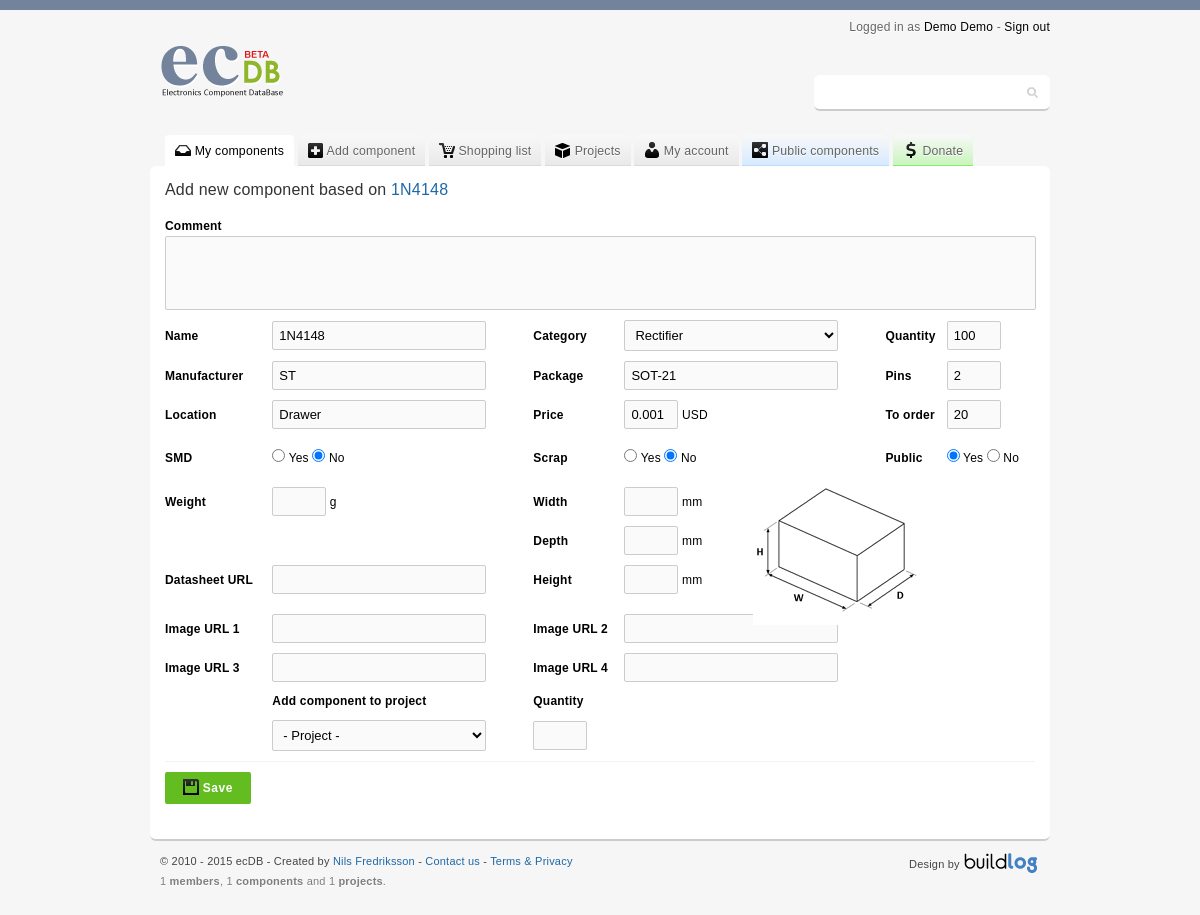
Page /add_based.php?based=1 (signed in) on the committed database.
### tables this page shows
CREATE TABLE IF NOT EXISTS `members` (
  `member_id` int(11) NOT NULL AUTO_INCREMENT,
  `firstname` varchar(32) NOT NULL,
  `lastname` varchar(32) NOT NULL,
  `login` varchar(32) NOT NULL,
  `mail` varchar(32) NOT NULL,
  `passwd` varchar(32) NOT NULL,
  `admin` int(11) NOT NULL DEFAULT '0',
  `measurement` int(11) NOT NULL DEFAULT '1',
  `currency` varchar(3) NOT NULL DEFAULT 'USD',
  `reg_date` timestamp NOT NULL DEFAULT CURRENT_TIMESTAMP,
  PRIMARY KEY (`member_id`)
);

CREATE TABLE IF NOT EXISTS `data` (
  `id` int(11) NOT NULL AUTO_INCREMENT,
  `owner` int(11) NOT NULL,
  `name` varchar(64) NOT NULL,
  `manufacturer` varchar(64) NOT NULL,
  `package` varchar(64) NOT NULL,
  `pins` varchar(11) NOT NULL,
  `smd` varchar(3) NOT NULL DEFAULT 'No',
  `quantity` varchar(11) NOT NULL,
  `order_quantity` varchar(11) NOT NULL,
  `location` varchar(32) NOT NULL,
  `scrap` varchar(3) NOT NULL DEFAULT 'No',
  `width` varchar(11) DEFAULT NULL,
  `height` varchar(11) DEFAULT NULL,
  `depth` varchar(11) DEFAULT NULL,
  `weight` varchar(11) DEFAULT NULL,
  `datasheet` varchar(256) NOT NULL,
  `comment` text NOT NULL,
  `category` varchar(11) NOT NULL,
  `public` varchar(3) NOT NULL DEFAULT 'No',
  `url1` varchar(256) NOT NULL,
  `url2` varchar(256) NOT NULL,
  `url3` varchar(256) NOT NULL,
  `url4` varchar(256) NOT NULL,
  `price` varchar(11) NOT NULL,
  KEY `Id` (`id`),
  KEY `owner` (`owner`)
);

### add_based.php (the view, shortened to what this page needs)
<?php
	$owner 	= 	$_SESSION['SESS_MEMBER_ID'];
	$id 	= 	(int)$_GET['based'];
	$GetDataComponent = mysql_query("SELECT * FROM data WHERE id = ".$id." AND owner = ".$owner."");
	$executesql = mysql_fetch_assoc($GetDataComponent);
	$GetPersonal = mysql_query("SELECT currency, measurement FROM members WHERE member_id = ".$owner."");
	$personal = mysql_fetch_assoc($GetPersonal);
	$sub_cat_id = $executesql['category'];
	$GetSubCatName = mysql_query("SELECT * FROM category_sub WHERE id = ".$sub_cat_id."");
	$executesql_sub_catname = mysql_fetch_assoc($GetSubCatName);
?>
<!DOCTYPE html PUBLIC "-//W3C//DTD XHTML 1.0 Transitional//EN" "http://www.w3.org/TR/xhtml1/DTD/xhtml1-transitional.dtd">
<html xmlns="http://www.w3.org/1999/xhtml" xml:lang="sv" lang="sv">
	<head>
		<link rel="stylesheet" type="text/css" href="include/style.css" media="screen"/>
	</head>
	<body>
		<div id="wrapper">
				<?php include 'include/header.php'; ?>
				<?php include 'include/menu.php'; ?>
			<div id="content">
				<h1>Add new component based on <a href="component.php?view=<?php echo $executesql['id']; ?>"><?php echo $executesql['name']; ?></a></h1>
				<form class="globalForms noPadding" action="" method="post">
					<div class="textBoxInput">
						<label class="keyWord boldText">Comment</label>
						<div class="text">
							<textarea name="comment" rows="4"><?php echo $executesql['comment']; ?></textarea>
						</div>
					</div>
					<table class="globalTables leftAlign noHover" cellpadding="0" cellspacing="0">
						<tbody>
							<tr>
								<td class="boldText">
									Name
								</td>
								<td>
									<input name="name" class="medium" type="text" value="<?php echo $executesql['name']; ?>" id="name" />
								</td>
								<td class="boldText">
									Category
								</td>
								<td>
									<select name="category">
										<?php
											$HeadCategoryNameQuery = "SELECT * FROM category_head ORDER by name ASC";
											$sql_exec_headcat = mysql_Query($HeadCategoryNameQuery);
											while ($HeadCategory = mysql_fetch_array($sql_exec_headcat)) {
												$subcatfrom = $HeadCategory['id'] * 100;
												$subcatto = $subcatfrom + 99;
												$SubCategoryNameQuery = "SELECT * FROM category_sub WHERE id BETWEEN ".$subcatfrom." AND ".$subcatto." ORDER by name ASC";
												$sql_exec_subcat = mysql_Query($SubCategoryNameQuery);
												while ($SubCategory = mysql_fetch_array($sql_exec_subcat)) {
													echo '<option value="';
													echo $SubCategory['id'];
													echo '"';
														if ($executesql_sub_catname['id'] == $SubCategory['id']) {
															echo ' selected';
														}
													echo '>';
													echo $SubCategory['name'];
													echo '</option>';
												}
											}
										?>
									</select>
								</td>
								<td class="boldText">
									Quantity
								</td>
								<td>
									<input name="quantity" type="text" class="small" value="<?php echo $executesql['quantity']; ?>" id="quantity" />
								</td>
							</tr>
							<tr>
								<td class="boldText">
									Manufacturer
								</td>
								<td>
									<input name="manufacturer" class="medium" type="text" value="<?php echo $executesql['manufacturer']; ?>" />
								</td>
								<td class="boldText">
									Package
								</td>
								<td>
									<input name="package" class="medium" type="text" value="<?php echo $executesql['package']; ?>" />
								</td>
								<td class="boldText">
									Pins
								</td>
								<td>
									<input name="pins" type="text" class="small" value="<?php echo $executesql['pins']; ?>" />
								</td>
							</tr>
							<tr>
								<td class="boldText">
									Location
								</td>
								<td>
									<input name="location" type="text" class="medium" value="<?php echo $executesql['location']; ?>" id="location" />
								</td>
								<td class="boldText">
									Price
								</td>
								<td>
									<input name="price" type="text" class="small" value="<?php echo $executesql['price']; ?>" id="price" /> <?php echo $personal['currency']; ?>
								</td>
								<td class="boldText">
									To order
								</td>
								<td>
									<input name="orderquant" type="text" class="small" value="<?php echo $executesql['order_quantity']; ?>" id="orderquant" />
								</td>
							</tr>
							<tr>
								<td></td>
								<td></td>
								<td></td>
								<td></td>
								<td></td>
								<td></td>
							</tr>
							<tr>
								<td class="boldText">
									SMD
								</td>
								<td>
									<?php
										if($executesql['smd'] == 'Yes'){
											echo '<input type="radio" name="smd" value="Yes" checked="checked" /> Yes ';
											echo '<input type="radio" name="smd" value="No" /> No';
										}
										else{
											echo '<input type="radio" name="smd" value="Yes" /> Yes ';
											echo '<input type="radio" name="smd" value="No" checked="checked" /> No';
										}
									?>
								</td>
								<td class="boldText">
									Scrap
								</td>
								<td>
									<?php
										if($executesql['scrap'] == 'Yes'){
											echo '<input type="radio" name="scrap" value="Yes" checked="checked" /> Yes ';
											echo '<input type="radio" name="scrap" value="No" /> No';
										}
										else{
											echo '<input type="radio" name="scrap" value="Yes" /> Yes ';
											echo '<input type="radio" name="scrap" value="No" checked="checked" /> No';
										}
									?>
								</td>
								<td class="boldText">
									Public
								</td>
								<td>
									<?php
										if($executesql['public'] == 'Yes'){
											echo '<input type="radio" name="public" value="Yes" checked="checked" /> Yes ';
											echo '<input type="radio" name="public" value="No" /> No';
										}
										else{
											echo '<input type="radio" name="public" value="Yes" /> Yes ';
											echo '<input type="radio" name="public" value="No" checked="checked" /> No';
										}
									?>
								</td>
							</tr>
							<tr>
								<td></td>
								<td></td>
								<td></td>
								<td></td>
								<td></td>
								<td></td>
							</tr>
							<tr>
								<td class="boldText">
									Weight
								</td>
								<td>
									<input name="weight" type="text" class="small" value="<?php echo $executesql['weight']; ?>" /> <?php if($personal['measurement'] == 1){echo 'g';} else {echo 'g'; } ?>
								</td>
								<td class="boldText">
									Width
								</td>
								<td>
									<input name="width" type="text" class="small" value="<?php echo $executesql['width']; ?>" /> <?php if($personal['measurement'] == 1){echo 'mm';} else {echo 'in'; } ?>
								</td>
								<td></td>
							</tr>
							<tr>
								<td></td>
								<td></td>
								<td class="boldText">
									Depth
								</td>
								<td>
									<input name="depth" type="text" class="small" value="<?php echo $executesql['depth']; ?>" /> <?php if($personal['measurement'] == 1){echo 'mm';} else {echo 'in'; } ?>
								</td>
								<td><img class="packageImage" border="0" src="img/boxSize.png"/></td>
								<td></td>
							</tr>
							<tr>
								<td class="boldText">
									Datasheet URL
								</td>
								<td>
									<input name="datasheet" type="text" class="medium" value="<?php echo $executesql['datasheet']; ?>" />
								</td>
								<td class="boldText">
									Height
								</td>
								<td>
									<input name="height" type="text" class="small" value="<?php echo $executesql['height']; ?>" /> <?php if($personal['measurement'] == 1){echo 'mm';} else {echo 'in'; } ?>
								</td>
								<td></td>
								<td></td>
							</tr>
							<tr>
								<td></td>
								<td></td>
								<td></td>
								<td></td>
								<td></td>
								<td></td>
							</tr>
							<tr>
								<td class="boldText">
									Image URL 1
								</td>
								<td>
									<input name="url1" type="text" class="medium" value="<?php echo $executesql['url1']; ?>" />
								</td>
								<td class="boldText">
									Image URL 2
								</td>
								<td>
									<input name="url2" type="text" class="medium" value="<?php echo $executesql['url2']; ?>"  />
								</td>
								<td>
								</td>
								<td>
								</td>
							</tr>
							<tr>
								<td class="boldText">
									Image URL 3
								</td>
								<td>
									<input name="url3" type="text" class="medium" value="<?php echo $executesql['url3']; ?>" />
								</td>
								<td class="boldText">
									Image URL 4
								</td>
								<td>
									<input name="url4" type="text" class="medium" value="<?php echo $executesql['url4']; ?>" />
								</td>
								<td>
								</td>
								<td>
								</td>
							</tr>
							<tr>
								<td></td>
								<td  class="boldText">
									Add component to project
								</td>
								<td  class="boldText">
									Quantity
								</td>
								<td></td>
								<td></td>
								<td></td>
							</tr>
							<tr>
								<td></td>
								<td>
									<select name="project">
										<?php
											include('include/include_component_add_project.php');
										?>
									</select>
								</td>
								<td>
									<input name="projquant" type="text" class="small" value="<?php if(isset($_POST['submit'])) { echo $_POST['projquant']; } ?>" />
								</td>
								<td></td>
								<td></td>
								<td></td>
							</tr>
						</tbody>
					</table>
					<div class="buttons">
						<div class="input">
							<button class="button green" name="submit" type="submit"><span class="icon medium save"></span> Save</button>
						</div>
					</div>
				</form>
			</div>
				<?php include 'include/footer.php'; ?>
		</div>
	</body>
</html>

### include/header.php (shortened to what this page needs)
<div id="header">
	<div class="logoWrapper">
		<a href ="."><span class="logoImage"></span></a>
	</div>
	<span class="userInfo">
		Logged in as <a href="my.php">
		<?php
			$owner = $_SESSION['SESS_MEMBER_ID'];
			$GetName = mysql_query("SELECT firstname, lastname FROM members WHERE member_id = ".$owner."");
			$headername = mysql_fetch_assoc($GetName);
			if(isset($_POST['submit']) && $_SERVER["REQUEST_URI"] == '/ecdb/my.php') { echo $_POST['firstname']; } else { echo $headername['firstname']; }
			if(isset($_POST['submit']) && $_SERVER["REQUEST_URI"] == '/ecdb/my.php') { echo $_POST['lastname']; } else { echo $headername['lastname']; }
		?>
		</a> - <a href="logout.php"> Sign out</a>
	</span>
	<div class="searchContent">
		<form class="search" action="search.php" method="get">
			<input type="text" name="q" autofocus/>
		</form>
	</div>
</div>

### include/style.css (style rules this page uses)
form textarea, form input, form select { border-radius:2px;-moz-border-radius:2px;-webkit-border-radius:2px;padding:6px;font: normal 13px "Century Gothic", arial, sans-serif;border:1px solid #ccc; border-bottom:1px solid #ccc;resize:none;background-color:#fafafa; }
form input.small { width:40px; }
form input.medium { width:200px; }
.globalForms div.textBoxInput { margin:0 0 5px; }
.globalForms div.textBoxInput label.keyWord { width:140px;display:inline-block;margin:0 0 3px; }
.globalForms div.textBoxInput div.text { display:block; }
.globalForms div.textBoxInput div.text textarea { width:857px; }
.globalForms select { width:214px; }
.globalForms div.buttons { margin:0 0 0 153px; }
.globalForms.noPadding div.buttons { margin:5px 0 0 0;padding:10px 0 0 0;border-top:1px solid #f2f2f2; }
button.button { color:#000;cursor: pointer;font: bold 12px arial, sans-serif;line-height:20px;font-size:12px;letter-spacing:.5px;border:0;background-color:#e2e2e2;padding:6px 18px;border-radius:2px;-moz-border-radius:2px;-wekit-border-radius:2px; }
.green.button { background-color:#63bd20; color:#fff; }
table.globalTables { width:100%; position:relative; }
table.globalTables tbody tr td { text-align:center;padding:5px 0;line-height:18px; }
table.globalTables tbody tr td:nth-child(2) { text-align:left; }
table.globalTables.leftAlign tbody tr td { text-align:left; }
div#header { width:900px;margin:0 auto 15px auto;height:100px;position:relative; }
div#header span.userInfo { color:#666;font-size:12px;text-shadow:0 1px 0 #fff;position:absolute;top:0px;right:0; }
div#header span.userInfo a { color:#000;text-decoration:none; }
div#header div.searchContent { position:absolute;font-size:12px;top:55px;right:0;color:#666;padding:3px;width:230px;background-color:#fff;border-bottom:2px solid #ccc;border-radius:6px;-moz-border-radius:6px;-webkit-border-radius:6px; }
div#header div.searchContent form.search input { border:1px solid #fff !important;font: normal 14px "Century Gothic", arial, sans-serif;background:url("../img/ecdbSpriteV1.png") 209px -140px no-repeat #fff;box-shadow:none;padding:5px 15px 5px 5px;width:200px; }
div.logoWrapper { position:absolute;top:10px;left:0; }
div.logoWrapper a span.logoImage { display:block;width:169px;height:73px;background:url("../img/ecdbSpriteV1.png") no-repeat 0 -5px; }
.icon { border:none;text-indent:-9999px;display:inline-block;background-image:url("../img/ecdbSpriteV1.png");background-repeat:no-repeat; }
.medium.icon { width:16px; height:16px; margin:0 0 -3px; }
.save.medium { background-position:-160px -88px; }
.packageImage { position:absolute;top:170px;right:115px; }
* { margin: 0;padding: 0; }
a { color: #1e68a6;text-decoration: none; }
body { color: #000;margin:0;letter-spacing:0.2px;padding:0;border-top:10px solid #74839C;background-color:#f6f6f6;font: normal 12px "Century Gothic", arial, sans-serif; }
h1 { font-size:16px;color:#333;font-weight:normal;padding:0 0 20px 0; }
div#wrapper { padding:10px;width:900px;margin:auto; }
div#content { background-color:#fff;position:relative;border-radius:6px;-moz-border-radius:6px;-webkit-border-radius:6px;border-bottom:2px solid #ccc;width:870px;margin:0 auto 0 auto;padding:15px 15px 35px 15px; }
.boldText { font-weight:bold; }

### rows in the picture
members: firstname "Demo", lastname "Demo", currency "USD"
data: name "1N4148", quantity "100", manufacturer "ST", package "SOT-21", pins "2", location "Drawer", price "0.001", orderquant "20"

### other values in the picture
$members "1"
$components "1"
$projects "1"
form field category "Rectifier"
